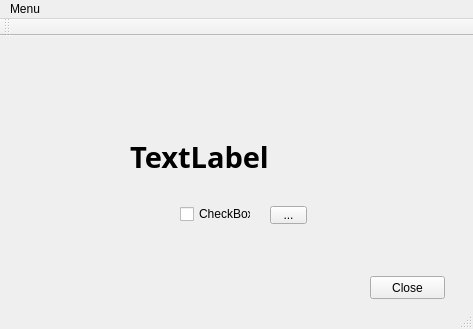
<?xml version="1.0" encoding="UTF-8"?>
<ui version="4.0">
 <class>MainWindow</class>
 <widget class="QMainWindow" name="MainWindow">
  <property name="geometry">
   <rect>
    <x>0</x>
    <y>0</y>
    <width>473</width>
    <height>329</height>
   </rect>
  </property>
  <property name="windowTitle">
   <string>我的好妈妈，爸爸回到家</string>
  </property>
  <widget class="QWidget" name="centralWidget">
   <widget class="QLabel" name="label">
    <property name="geometry">
     <rect>
      <x>130</x>
      <y>90</y>
      <width>161</width>
      <height>61</height>
     </rect>
    </property>
    <property name="font">
     <font>
      <family>Arial Black</family>
      <pointsize>22</pointsize>
      <weight>75</weight>
      <bold>true</bold>
     </font>
    </property>
    <property name="text">
     <string>TextLabel</string>
    </property>
   </widget>
   <widget class="QPushButton" name="btnClose">
    <property name="geometry">
     <rect>
      <x>370</x>
      <y>240</y>
      <width>75</width>
      <height>23</height>
     </rect>
    </property>
    <property name="text">
     <string>Close</string>
    </property>
   </widget>
   <widget class="QToolButton" name="toolButton">
    <property name="geometry">
     <rect>
      <x>270</x>
      <y>170</y>
      <width>37</width>
      <height>18</height>
     </rect>
    </property>
    <property name="text">
     <string>...</string>
    </property>
   </widget>
   <widget class="QCheckBox" name="checkBox">
    <property name="geometry">
     <rect>
      <x>180</x>
      <y>170</y>
      <width>71</width>
      <height>16</height>
     </rect>
    </property>
    <property name="text">
     <string>CheckBox</string>
    </property>
   </widget>
  </widget>
  <widget class="QMenuBar" name="menuBar">
   <property name="geometry">
    <rect>
     <x>0</x>
     <y>0</y>
     <width>473</width>
     <height>23</height>
    </rect>
   </property>
   <widget class="QMenu" name="menuMenu">
    <property name="title">
     <string>Menu</string>
    </property>
    <addaction name="actionTest"/>
   </widget>
   <addaction name="menuMenu"/>
  </widget>
  <widget class="QToolBar" name="mainToolBar">
   <property name="enabled">
    <bool>true</bool>
   </property>
   <attribute name="toolBarArea">
    <enum>TopToolBarArea</enum>
   </attribute>
   <attribute name="toolBarBreak">
    <bool>false</bool>
   </attribute>
  </widget>
  <widget class="QStatusBar" name="statusBar">
   <property name="enabled">
    <bool>true</bool>
   </property>
  </widget>
  <action name="actionTest">
   <property name="text">
    <string>Test</string>
   </property>
  </action>
 </widget>
 <layoutdefault spacing="6" margin="11"/>
 <resources/>
 <connections>
  <connection>
   <sender>btnClose</sender>
   <signal>clicked()</signal>
   <receiver>MainWindow</receiver>
   <slot>close()</slot>
   <hints>
    <hint type="sourcelabel">
     <x>407</x>
     <y>286</y>
    </hint>
    <hint type="destinationlabel">
     <x>236</x>
     <y>164</y>
    </hint>
   </hints>
  </connection>
 </connections>
</ui>
